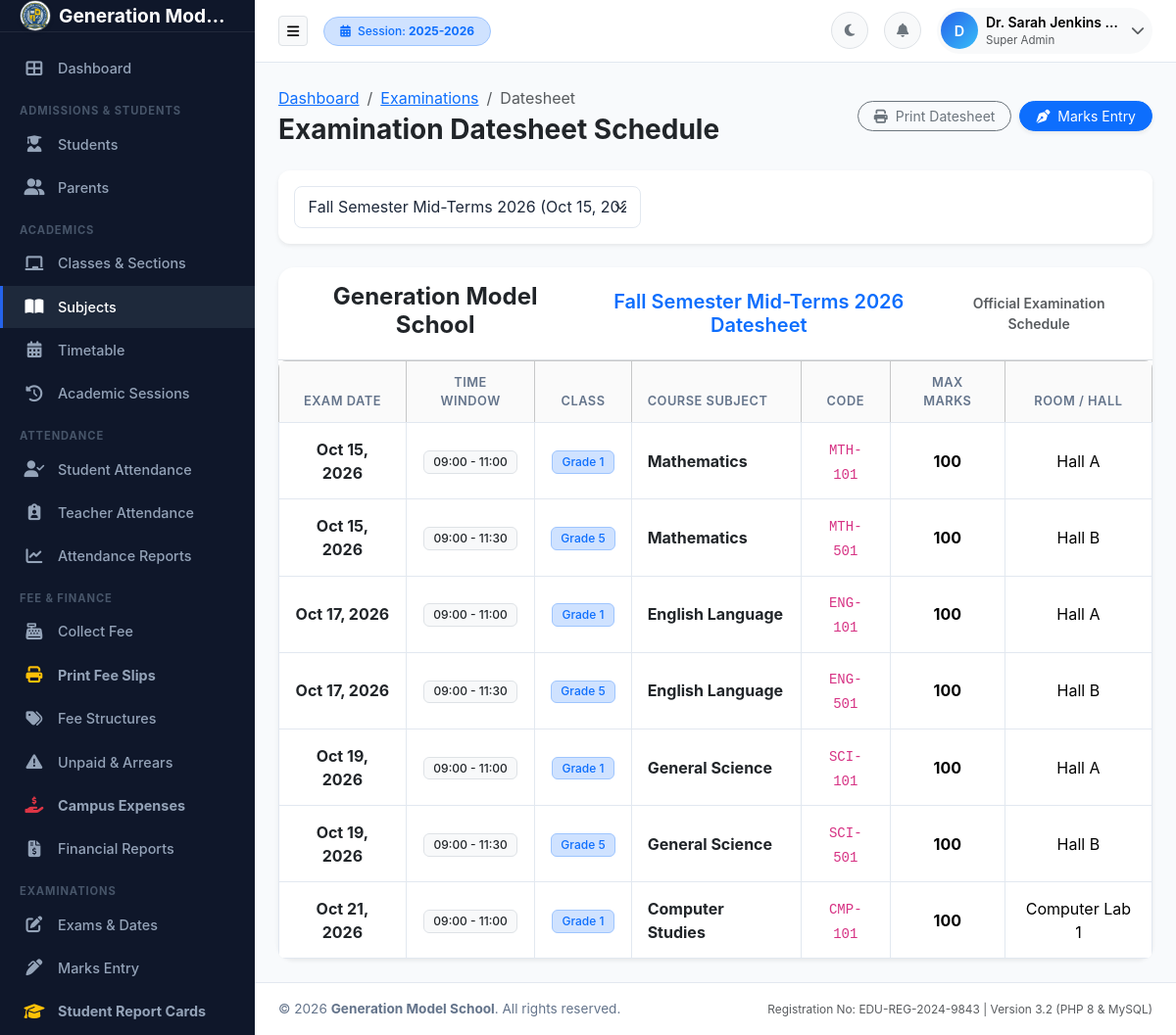
The page /examinations/exam-subjects.php (signed in) on the database its author committed.
### tables this page shows
CREATE TABLE academic_sessions (
    id INT AUTO_INCREMENT PRIMARY KEY,
    session_name VARCHAR(50) NOT NULL UNIQUE,
    start_date DATE NOT NULL,
    end_date DATE NOT NULL,
    is_current TINYINT(1) DEFAULT 0,
    status ENUM('active', 'inactive', 'archived') DEFAULT 'active',
    created_at TIMESTAMP DEFAULT CURRENT_TIMESTAMP
);

CREATE TABLE exams (
    id INT AUTO_INCREMENT PRIMARY KEY,
    session_id INT NOT NULL,
    exam_type_id INT NOT NULL,
    title VARCHAR(150) NOT NULL,
    start_date DATE NOT NULL,
    end_date DATE NOT NULL,
    status ENUM('Upcoming', 'Active', 'Completed', 'Results Published') DEFAULT 'Upcoming',
    created_at TIMESTAMP DEFAULT CURRENT_TIMESTAMP,
    FOREIGN KEY (session_id) REFERENCES academic_sessions(id),
    FOREIGN KEY (exam_type_id) REFERENCES exam_types(id)
);

CREATE TABLE exam_subjects (
    id INT AUTO_INCREMENT PRIMARY KEY,
    exam_id INT NOT NULL,
    class_id INT NOT NULL,
    subject_id INT NOT NULL,
    exam_date DATE NOT NULL,
    start_time TIME NOT NULL,
    end_time TIME NOT NULL,
    max_marks INT DEFAULT 100,
    pass_marks INT DEFAULT 40,
    room_no VARCHAR(50) NULL,
    FOREIGN KEY (exam_id) REFERENCES exams(id) ON DELETE CASCADE,
    FOREIGN KEY (class_id) REFERENCES classes(id) ON DELETE CASCADE,
    FOREIGN KEY (subject_id) REFERENCES subjects(id) ON DELETE CASCADE
);

CREATE TABLE classes (
    id INT AUTO_INCREMENT PRIMARY KEY,
    class_name VARCHAR(100) NOT NULL,
    numeric_level INT NOT NULL,
    created_at TIMESTAMP DEFAULT CURRENT_TIMESTAMP,
    INDEX idx_class_level (numeric_level)
);

CREATE TABLE subjects (
    id INT AUTO_INCREMENT PRIMARY KEY,
    subject_name VARCHAR(100) NOT NULL,
    subject_code VARCHAR(50) NOT NULL,
    class_id INT NOT NULL,
    max_marks INT DEFAULT 100,
    pass_marks INT DEFAULT 40,
    teacher_id INT NULL,
    subject_type ENUM('Theory', 'Practical', 'Both') DEFAULT 'Theory',
    created_at TIMESTAMP DEFAULT CURRENT_TIMESTAMP,
    FOREIGN KEY (class_id) REFERENCES classes(id) ON DELETE CASCADE,
    FOREIGN KEY (teacher_id) REFERENCES teachers(id) ON DELETE SET NULL
);

### includes/functions.php (called while the page is built, shortened)
<?php
require_once __DIR__ . '/../config/config.php';
function getActiveSession() {
    global $pdo;
    $stmt = $pdo->query("SELECT * FROM academic_sessions WHERE is_current = 1 LIMIT 1");
    $activeSession = $stmt->fetch();
    return $activeSession;
}

### config/config.php (called while the page is built, shortened)
<?php
require_once __DIR__ . '/database.php';
$settings = [];
try {
    $stmt = $pdo->query("SELECT key_name, key_value FROM school_settings");
    while ($row = $stmt->fetch()) {
        $settings[$row['key_name']] = $row['key_value'];
    }
} catch (Exception $e) {
    error_log("Could not load settings: " . $e->getMessage());
}
function getSetting($key, $default = '') {
    global $settings;
    return $settings[$key] ?? $default;
}
function e($string) {
    return htmlspecialchars((string)($string ?? ''), ENT_QUOTES, 'UTF-8');
}
function formatDate($date, $format = 'M d, Y') {
    return date($format, strtotime($date));
}

### includes/auth.php (called while the page is built, shortened)
<?php
require_once __DIR__ . '/../config/config.php';
function isLoggedIn() {
    return isset($_SESSION['user_id']) && !empty($_SESSION['user_id']);
}
function getCurrentUser() {
    if (isset($_SESSION['user_data'])) {
        return $_SESSION['user_data'];
    }
    return null;
}

### examinations/exam-subjects.php (the view, shortened to what this page needs)
<?php
require_once __DIR__ . '/../config/config.php';
require_once __DIR__ . '/../includes/auth.php';
require_once __DIR__ . '/../includes/permissions.php';
require_once __DIR__ . '/../includes/functions.php';
$allExams = $pdo->query("SELECT * FROM exams ORDER BY start_date DESC")->fetchAll();
$examId = (int)($_GET['exam_id'] ?? ($allExams[0]['id'] ?? 1));
$exam = $pdo->query("SELECT * FROM exams WHERE id = {$examId}")->fetch();
$stmt = $pdo->prepare("
    SELECT es.*, c.class_name, s.subject_name, s.subject_code
    FROM exam_subjects es
    JOIN classes c ON es.class_id = c.id
    JOIN subjects s ON es.subject_id = s.id
    WHERE es.exam_id = ?
    ORDER BY es.exam_date ASC, es.start_time ASC
");
$stmt->execute([$examId]);
$datesheet = $stmt->fetchAll();
require_once __DIR__ . '/../includes/header.php';
?>
<div class="d-flex flex-column flex-md-row justify-content-between align-items-md-center mb-4 gap-3 no-print">
    <div>
        <nav aria-label="breadcrumb">
            <ol class="breadcrumb mb-1">
                <li class="breadcrumb-item"><a href="<?= BASE_PATH ?>/dashboard.php">Dashboard</a></li>
                <li class="breadcrumb-item"><a href="<?= BASE_PATH ?>/examinations/exams.php">Examinations</a></li>
                <li class="breadcrumb-item active">Datesheet</li>
            </ol>
        </nav>
        <h3 class="fw-bold text-dark mb-0">Examination Datesheet Schedule</h3>
    </div>
    <div class="d-flex gap-2">
        <button onclick="window.print()" class="btn btn-outline-secondary btn-sm rounded-pill px-3">
            <i class="fas fa-print me-1"></i> Print Datesheet
        </button>
        <a href="<?= BASE_PATH ?>/examinations/marks.php?exam_id=<?= $examId ?>" class="btn btn-primary btn-sm rounded-pill px-3 shadow-sm">
            <i class="fas fa-pen-nib me-1"></i> Marks Entry
        </a>
    </div>
</div>
<div class="card border-0 shadow-sm mb-4 no-print">
    <div class="card-body p-3">
        <form action="<?= BASE_PATH ?>/examinations/exam-subjects.php" method="GET" class="row g-2 align-items-center">
            <div class="col-md-5">
                <select name="exam_id" class="form-select" onchange="this.form.submit()">
                    <?php foreach ($allExams as $ex): ?>
                        <option value="<?= $ex['id'] ?>" <?= $examId == $ex['id'] ? 'selected' : '' ?>>
                            <?= e($ex['title']) ?> (<?= formatDate($ex['start_date']) ?>)
                        </option>
                    <?php endforeach; ?>
                </select>
            </div>
        </form>
    </div>
</div>
<div class="printable-area">
    <div class="card border-0 shadow-sm rounded-4">
        <div class="card-header bg-transparent py-3 text-center border-bottom">
            <h4 class="fw-bold text-dark mb-1"><?= e(getSetting('school_name', 'Springfield International Academy')) ?></h4>
            <h5 class="fw-semibold text-primary mb-0"><?= e($exam['title'] ?? 'Examination') ?> Datesheet</h5>
            <small class="text-muted">Official Examination Schedule</small>
        </div>
        <div class="card-body p-0">
            <div class="table-responsive">
                <table class="table table-bordered table-hover align-middle mb-0 text-center">
                    <thead class="table-light">
                        <tr>
                            <th>Exam Date</th>
                            <th>Time Window</th>
                            <th>Class</th>
                            <th class="text-start">Course Subject</th>
                            <th>Code</th>
                            <th>Max Marks</th>
                            <th>Room / Hall</th>
                        </tr>
                    </thead>
                    <tbody>
                        <?php if (empty($datesheet)): ?>
                            <tr><td colspan="7" class="text-center py-4 text-muted">No scheduled subjects found for this examination.</td></tr>
                        <?php else: ?>
                            <?php foreach ($datesheet as $ds): ?>
                                <tr>
                                    <td><strong class="text-dark"><?= formatDate($ds['exam_date']) ?></strong></td>
                                    <td><span class="badge bg-light text-dark border"><?= date('H:i', strtotime($ds['start_time'])) ?> - <?= date('H:i', strtotime($ds['end_time'])) ?></span></td>
                                    <td><span class="badge bg-primary-subtle text-primary border border-primary-subtle"><?= e($ds['class_name']) ?></span></td>
                                    <td class="text-start fw-bold text-dark"><?= e($ds['subject_name']) ?></td>
                                    <td><code><?= e($ds['subject_code']) ?></code></td>
                                    <td><span class="fw-bold"><?= $ds['max_marks'] ?></span></td>
                                    <td><?= e($ds['room_no'] ?: 'Examination Hall') ?></td>
                                </tr>
                            <?php endforeach; ?>
                        <?php endif; ?>
                    </tbody>
                </table>
            </div>
        </div>
    </div>
</div>
<?php require_once __DIR__ . '/../includes/footer.php'; ?>

### includes/navbar.php (shortened to what this page needs)
<header class="app-navbar">
    <div class="d-flex align-items-center">
        <button type="button" class="btn btn-light border btn-sm me-3" id="sidebarToggle" aria-label="Toggle Sidebar">
            <i class="fas fa-bars"></i>
        </button>
        <div class="d-none d-md-block">
            <span class="badge bg-primary-subtle text-primary border border-primary-subtle px-3 py-2 rounded-pill">
                <i class="fas fa-calendar-alt me-1"></i> Session: <strong><?= e($activeSession['session_name'] ?? '2025-2026') ?></strong>
            </span>
        </div>
    </div>
    <div class="nav-actions">
        <button class="btn btn-light border btn-sm rounded-circle d-flex align-items-center justify-content-center" id="themeToggleBtn" style="width: 38px; height: 38px;" title="Toggle Dark/Light Mode">
            <i class="fas fa-moon text-secondary"></i>
        </button>
        <div class="dropdown">
            <button class="btn btn-light border btn-sm rounded-circle position-relative d-flex align-items-center justify-content-center" style="width: 38px; height: 38px;" id="notificationsDropdown" data-bs-toggle="dropdown" aria-expanded="false">
                <i class="fas fa-bell text-secondary"></i>
            </button>
        </div>
        <div class="dropdown">
            <button class="btn btn-light border-0 p-1 d-flex align-items-center rounded-pill" id="userMenuDropdown" data-bs-toggle="dropdown" aria-expanded="false">
                <div class="avatar-initials me-2">
                    <?= strtoupper(substr($currentUser['full_name'] ?? 'U', 0, 1)) ?>
                </div>
                <div class="text-start d-none d-lg-block me-2">
                    <div class="fw-semibold small text-truncate" style="max-width: 140px;"><?= e($currentUser['full_name'] ?? 'User') ?></div>
                    <div class="text-muted" style="font-size: 0.72rem;"><?= e($currentUser['role_display'] ?? 'Staff') ?></div>
                </div>
                <i class="fas fa-chevron-down text-muted small me-1"></i>
            </button>
        </div>
    </div>
</header>

### assets/css/style.css (style rules this page uses)
:root { --primary-color: #2563eb; --primary-hover: #1d4ed8; --secondary-color: #475569; --success-color: #10b981; --danger-color: #ef4444; --warning-color: #f59e0b; --info-color: #06b6d4; --bg-main: #f8fafc; --bg-card: #ffffff; --bg-sidebar: #0f172a; --sidebar-text: #94a3b8; --sidebar-active: #ffffff; --sidebar-active-bg: #1e293b; --text-main: #1e293b; --text-muted: #64748b; --border-color: #e2e8f0; --topbar-height: 64px; --sidebar-width: 260px; --sidebar-collapsed-width: 70px; --transition-speed: 0.25s; }
body { font-family: -apple-system, BlinkMacSystemFont, "Segoe UI", Roboto, "Helvetica Neue", Arial, sans-serif; background-color: var(--bg-main); color: var(--text-main); margin: 0; padding: 0; overflow-x: hidden; transition: background-color var(--transition-speed), color var(--transition-speed); }
.app-navbar { height: var(--topbar-height); background-color: var(--bg-card); border-bottom: 1px solid var(--border-color); display: flex; align-items: center; justify-content: space-between; padding: 0 1.5rem; position: sticky; top: 0; z-index: 1030; transition: background-color var(--transition-speed), border-color var(--transition-speed); }
.nav-actions { display: flex; align-items: center; gap: 1rem; }
.card { background-color: var(--bg-card); border: 1px solid var(--border-color); border-radius: 0.75rem; box-shadow: 0 1px 3px 0 rgba(0, 0, 0, 0.05); transition: background-color var(--transition-speed), border-color var(--transition-speed), box-shadow 0.2s ease; }
.card-header { background: transparent; border-bottom: 1px solid var(--border-color); padding: 1rem 1.25rem; font-weight: 600; display: flex; align-items: center; justify-content: space-between; }
.table { color: var(--text-main); border-color: var(--border-color); margin-bottom: 0; }
.table th { background-color: rgba(0, 0, 0, 0.02); color: var(--text-muted); font-weight: 600; font-size: 0.8rem; text-transform: uppercase; letter-spacing: 0.04em; border-bottom: 1px solid var(--border-color); padding: 0.75rem 1rem; }
.table td { padding: 0.85rem 1rem; vertical-align: middle; border-bottom: 1px solid var(--border-color); }
.table-responsive { border-radius: 0.5rem; }
.form-control, .form-select { background-color: var(--bg-card); border: 1px solid var(--border-color); color: var(--text-main); border-radius: 0.5rem; padding: 0.55rem 0.85rem; }
.badge { font-weight: 500; padding: 0.4em 0.75em; border-radius: 0.375rem; }
.avatar-initials { width: 38px; height: 38px; border-radius: 50%; background: linear-gradient(135deg, #2563eb, #38bdf8); color: #fff; display: inline-flex; align-items: center; justify-content: center; font-weight: 600; font-size: 0.9rem; }

### rows shown on the page
academic_sessions: session_name "2025-2026"
exams: title "Fall Semester Mid-Terms 2026"
exam_subjects: exam_date "Oct 15, 2026", start_time "09:00", end_time "11:00", class.class_name "Grade 1", subject.subject_name "Mathematics", subject.subject_code "MTH-101", max_marks "100", room_no "Hall A"
exam_subjects: exam_date "Oct 15, 2026", start_time "09:00", end_time "11:30", class.class_name "Grade 5", subject.subject_name "Mathematics", subject.subject_code "MTH-501", max_marks "100", room_no "Hall B"
exam_subjects: exam_date "Oct 17, 2026", start_time "09:00", end_time "11:00", class.class_name "Grade 1", subject.subject_name "English Language", subject.subject_code "ENG-101", max_marks "100", room_no "Hall A"
exam_subjects: exam_date "Oct 17, 2026", start_time "09:00", end_time "11:30", class.class_name "Grade 5", subject.subject_name "English Language", subject.subject_code "ENG-501", max_marks "100", room_no "Hall B"
exam_subjects: exam_date "Oct 19, 2026", start_time "09:00", end_time "11:00", class.class_name "Grade 1", subject.subject_name "General Science", subject.subject_code "SCI-101", max_marks "100", room_no "Hall A"
exam_subjects: exam_date "Oct 19, 2026", start_time "09:00", end_time "11:30", class.class_name "Grade 5", subject.subject_name "General Science", subject.subject_code "SCI-501", max_marks "100", room_no "Hall B"
exam_subjects: exam_date "Oct 21, 2026", start_time "09:00", end_time "11:00", class.class_name "Grade 1", subject.subject_name "Computer Studies", subject.subject_code "CMP-101", max_marks "100", room_no "Computer Lab 1"

### other values the page prints
getSetting('school_name', 'Generation Model School') "Generation Mod…"
substr($currentUser['full_name'] ?? 'U', 0, 1) "D"
$currentUser['full_name'] "Dr. Sarah Jenkins…"
$currentUser['role_display'] "Super Admin"
getSetting('school_name', 'Springfield International Academy') "Generation Model School"
getSetting('school_name', 'EduManage School Management System') "Generation Model School"
getSetting('registration_no', 'EDU-REG-2024-9843') "EDU-REG-2024-9843"
form field exam_id "Fall Semester Mid-Terms 2026 (Oct 15, 2026)"
